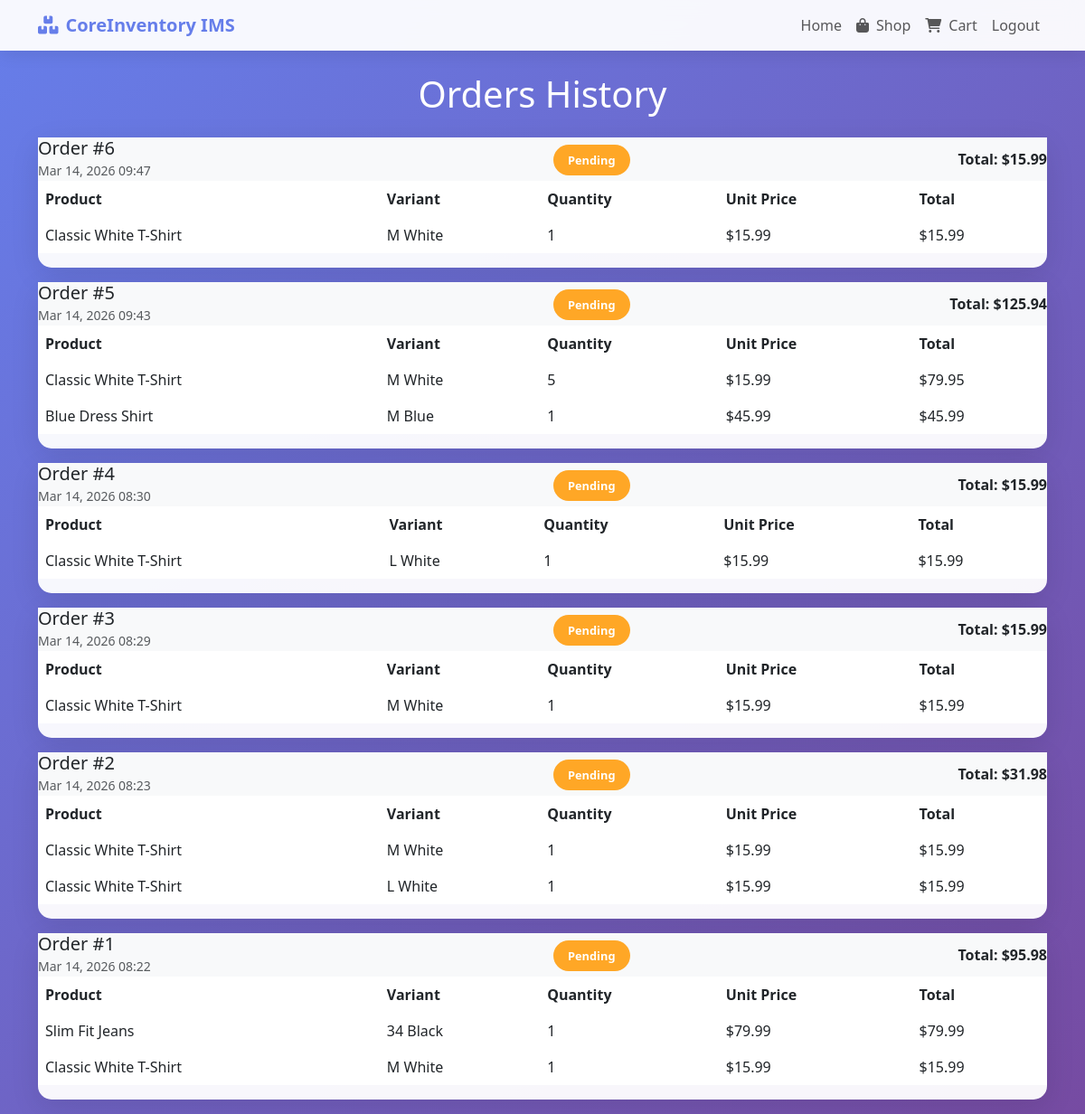
The app's page /online_orders/orders-history/ (signed in) with its own data.
### online_orders/models.py (models this page shows, shortened)
class Order(models.Model):
    STATUS_CHOICES = [
        ('pending', 'Pending'),
        ('approved', 'Approved'),
        ('processing', 'Processing'),
        ('shipped', 'Shipped'),
        ('delivered', 'Delivered'),
        ('cancelled', 'Cancelled'),
    ]
    user = models.ForeignKey(User, on_delete=models.CASCADE)
    warehouse = models.ForeignKey(Warehouse, on_delete=models.CASCADE)
    status = models.CharField(max_length=20, choices=STATUS_CHOICES, default='pending')
    total_amount = models.DecimalField(max_digits=10, decimal_places=2, default=0)
    created_at = models.DateTimeField(auto_now_add=True)
    updated_at = models.DateTimeField(auto_now=True)

class OrderItem(models.Model):
    order = models.ForeignKey(Order, on_delete=models.CASCADE, related_name='items')
    product_variant = models.ForeignKey(ProductVariant, on_delete=models.CASCADE)
    quantity = models.PositiveIntegerField()
    unit_price = models.DecimalField(max_digits=10, decimal_places=2)
    @property
    def total_price(self):
        return self.quantity * self.unit_price

### products/models.py (models this page shows, shortened)
class ProductVariant(models.Model):
    product = models.ForeignKey(Product, on_delete=models.CASCADE, related_name='variants')
    size = models.CharField(max_length=20, blank=True)
    color = models.CharField(max_length=50, blank=True)
    stock_quantity = models.PositiveIntegerField(default=0)  # Keep for backward compatibility, but use warehouse stocks

class Product(models.Model):
    name = models.CharField(max_length=200)
    description = models.TextField(blank=True)
    category = models.ForeignKey(Category, on_delete=models.SET_NULL, null=True, blank=True, related_name='products')
    sku = models.CharField(max_length=100, unique=True)
    barcode = models.CharField(max_length=100, blank=True)
    unit_price = models.DecimalField(max_digits=10, decimal_places=2)
    cost_price = models.DecimalField(max_digits=10, decimal_places=2)
    reorder_level = models.PositiveIntegerField(default=0)
    image = models.URLField(max_length=500, blank=True, null=True)
    is_active = models.BooleanField(default=True)
    created_at = models.DateTimeField(auto_now_add=True)
    updated_at = models.DateTimeField(auto_now=True)
    class Meta:
        ordering = ['name']

### online_orders/views.py (the view)
# urls.py: path('orders-history/', views.orders_history, name='orders_history'),
@login_required
def orders_history(request):
    orders = Order.objects.filter(user=request.user).order_by('-created_at').prefetch_related('items__product_variant__product')
    context = {
        'orders': orders,
    }
    return render(request, 'online_orders/orders_history.html', context)

### templates/online_orders/orders_history.html (shortened to what this page needs)
<!DOCTYPE html>
<html lang="en">
<head>
    <link href="https://cdn.jsdelivr.net/npm/bootstrap@5.3.0/dist/css/bootstrap.min.css" rel="stylesheet">
    <link href="https://cdnjs.cloudflare.com/ajax/libs/font-awesome/6.0.0/css/all.min.css" rel="stylesheet">
</head>
<body>
    <nav class="navbar navbar-expand-lg navbar-light">
        <div class="container">
            <a class="navbar-brand" href="{% url 'home' %}">
                <i class="fas fa-boxes me-2"></i>CoreInventory IMS
            </a>
            <div class="navbar-nav ms-auto">
                <a class="nav-link" href="{% url 'home' %}">Home</a>
                <a class="nav-link" href="{% url 'online_orders:product_list' %}">
                    <i class="fas fa-shopping-bag me-2"></i>Shop
                </a>
                <a class="nav-link" href="{% url 'online_orders:cart' %}">
                    <i class="fas fa-shopping-cart me-2"></i>Cart
                </a>
                <a class="nav-link" href="{% url 'logout' %}">Logout</a>
            </div>
        </div>
    </nav>
    <div class="container mt-4">
        <div class="row">
            <div class="col-12">
                <h1 class="text-white text-center mb-4">Orders History</h1>
            </div>
        </div>
        {% if orders %}
        <div class="row">
            {% for order in orders %}
            <div class="col-12">
                <div class="order-card">
                    <div class="card-header bg-light">
                        <div class="row align-items-center">
                            <div class="col-md-6">
                                <h5 class="mb-0">Order #{{ order.id }}</h5>
                                <small class="text-muted">{{ order.created_at|date:"M d, Y H:i" }}</small>
                            </div>
                            <div class="col-md-3">
                                <span class="status-badge status-{{ order.status }}">{{ order.get_status_display }}</span>
                            </div>
                            <div class="col-md-3 text-end">
                                <strong>Total: ${{ order.total_amount }}</strong>
                            </div>
                        </div>
                    </div>
                    <div class="card-body">
                        <div class="table-responsive">
                            <table class="table table-borderless">
                                <thead>
                                    <tr>
                                        <th>Product</th>
                                        <th>Variant</th>
                                        <th>Quantity</th>
                                        <th>Unit Price</th>
                                        <th>Total</th>
                                    </tr>
                                </thead>
                                <tbody>
                                    {% for item in order.items.all %}
                                    <tr>
                                        <td>{{ item.product_variant.product.name }}</td>
                                        <td>{{ item.product_variant.size }} {{ item.product_variant.color }}</td>
                                        <td>{{ item.quantity }}</td>
                                        <td>${{ item.unit_price }}</td>
                                        <td>${{ item.total_price }}</td>
                                    </tr>
                                    {% endfor %}
                                </tbody>
                            </table>
                        </div>
                    </div>
                </div>
            </div>
            {% endfor %}
        </div>
        {% endif %}
    </div>
</body>
</html>

### templates/online_orders/orders_history.html (style rules this page uses)
body { background: linear-gradient(135deg, #667eea 0%, #764ba2 100%); min-height: 100vh; font-family: 'Segoe UI', Tahoma, Geneva, Verdana, sans-serif; }
.navbar { background: rgba(255, 255, 255, 0.95); backdrop-filter: blur(10px); box-shadow: 0 2px 20px rgba(0,0,0,0.1); }
.navbar-brand { font-weight: bold; color: #667eea !important; }
.order-card { background: rgba(255, 255, 255, 0.95); border: none; border-radius: 15px; box-shadow: 0 8px 32px rgba(0,0,0,0.1); margin-bottom: 1rem; }
.status-badge { padding: 0.5rem 1rem; border-radius: 20px; font-size: 0.8rem; font-weight: bold; }
.status-pending { background: #ffa726; color: white; }

### records on screen
Order: id "6", created_at "Mar 14, 2026 09:47", status "Pending", total_amount "15.99"
OrderItem: product_variant.product.name "Classic White T-Shirt", product_variant.size "M", product_variant.color "White", quantity "1", unit_price "15.99", total_price "15.99"
Order: id "5", created_at "Mar 14, 2026 09:43", status "Pending", total_amount "125.94"
OrderItem: product_variant.product.name "Classic White T-Shirt", product_variant.size "M", product_variant.color "White", quantity "5", unit_price "15.99", total_price "79.95"
OrderItem: product_variant.product.name "Blue Dress Shirt", product_variant.size "M", product_variant.color "Blue", quantity "1", unit_price "45.99", total_price "45.99"
Order: id "4", created_at "Mar 14, 2026 08:30", status "Pending", total_amount "15.99"
OrderItem: product_variant.product.name "Classic White T-Shirt", product_variant.size "L", product_variant.color "White", quantity "1", unit_price "15.99", total_price "15.99"
Order: id "3", created_at "Mar 14, 2026 08:29", status "Pending", total_amount "15.99"
OrderItem: product_variant.product.name "Classic White T-Shirt", product_variant.size "M", product_variant.color "White", quantity "1", unit_price "15.99", total_price "15.99"
Order: id "2", created_at "Mar 14, 2026 08:23", status "Pending", total_amount "31.98"
OrderItem: product_variant.product.name "Classic White T-Shirt", product_variant.size "M", product_variant.color "White", quantity "1", unit_price "15.99", total_price "15.99"
OrderItem: product_variant.product.name "Classic White T-Shirt", product_variant.size "L", product_variant.color "White", quantity "1", unit_price "15.99", total_price "15.99"
Order: id "1", created_at "Mar 14, 2026 08:22", status "Pending", total_amount "95.98"
OrderItem: product_variant.product.name "Slim Fit Jeans", product_variant.size "34", product_variant.color "Black", quantity "1", unit_price "79.99", total_price "79.99"
OrderItem: product_variant.product.name "Classic White T-Shirt", product_variant.size "M", product_variant.color "White", quantity "1", unit_price "15.99", total_price "15.99"
